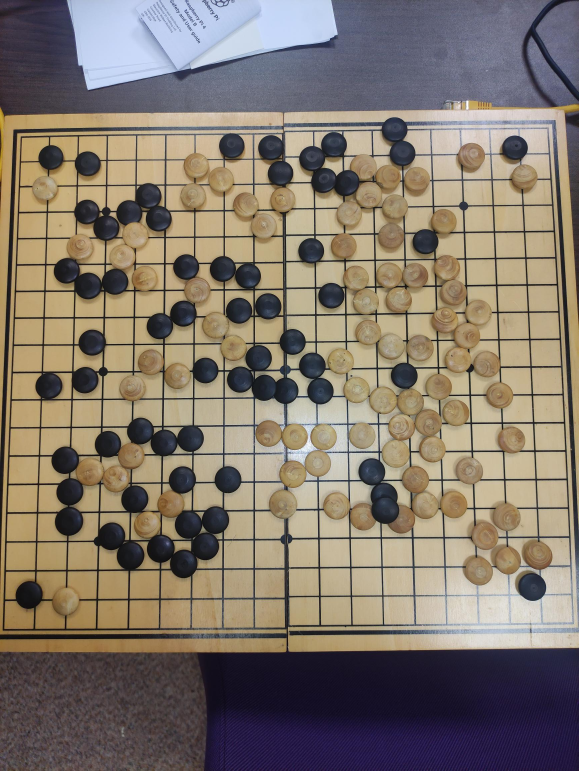
#> input picture reflet.jpg, 1736 x 2312 px (shown at 1/3 size)
$ python test_dect.py
#> lines starting #> are read from the running program, lines starting #| are printed output that depends on the picture; after the words box and inside, x2 and y2 are one past the last pixel; in counts of white or black regions, pixels touching at a corner belong together; long printed decimals are rounded
#fichier de test de la detection de cercle
import cv2
import numpy as np

def detect_circles(image_path):
#> called with image_path = 'reflet.jpg'
    img = cv2.imread(image_path)
#> img is the input picture: shape (2312, 1736, 3); mean B, G, R 108.3, 120.1, 130.8
    output = img.copy()
    gray = cv2.cvtColor(img, cv2.COLOR_BGR2GRAY)
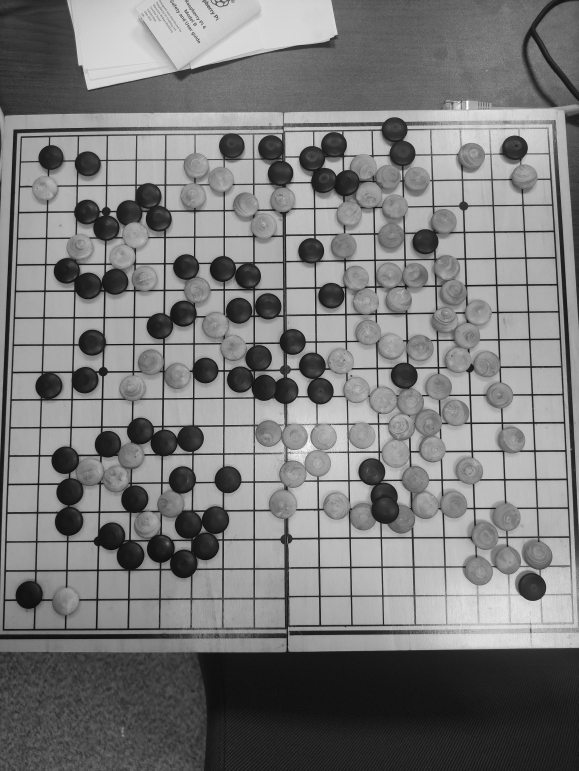
#> gray: shape (2312, 1736) (shown at 1/3 size); min 0, max 255, mean 122
    gray = cv2.medianBlur(gray, 5)
    _, binary = cv2.threshold(gray, 127, 255, cv2.THRESH_BINARY)
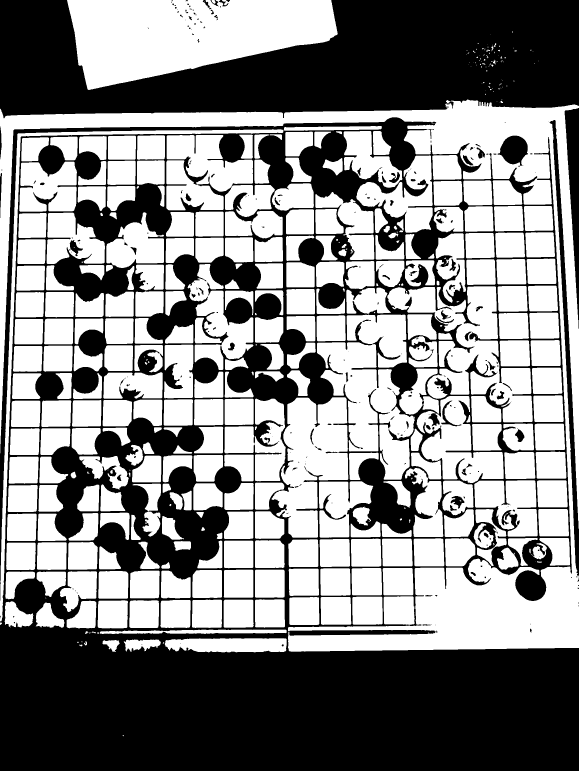
#> binary: shape (2312, 1736) (shown at 1/3 size); 54.2% white; 280 black regions (174 under 20 px), largest, box (x1, y1, x2, y2) and area: (0, 352, 1736, 2312) 1364067, (0, 0, 1736, 355) 424447, (1649, 360, 1736, 1729) 17259

    circles = cv2.HoughCircles(gray, cv2.HOUGH_GRADIENT, 1, 20, param1=50, param2=30, minRadius=30, maxRadius=60)
#> circles = 230 rows, first 8: [532.5, 1127.5, 39.4], [814.5, 2241.5, 58.3], [804.5, 918.5, 39.1], [739.5, 2235.5, 59.4], [746.5, 2209.5, 58.3], [766.5, 2251.5, 58.3], [790.5, 2221.5, 58.3], [770.5, 2222.5, 58.3]

    circle_count = 0
    circle_centers = []
    circle_colors = []

    if circles is not None:
        detected_circles = np.uint16(np.around(circles))
#> detected_circles = 230 rows, first 8: [532, 1128, 39], [814, 2242, 58], [804, 918, 39], [740, 2236, 59], [746, 2210, 58], [766, 2252, 58], [790, 2222, 58], [770, 2222, 58]

        for (x, y, r) in detected_circles[0, :]:
            r-=10
            roi = binary[y-r:y+r, x-r:x+r]
            mean_val = np.mean(roi)
            print (x,y,r,"roi :",mean_val)
            cv2.circle(output, (x, y), r, (0, 255, 0) if mean_val >= 30 else (255, 0, 0), 3)
            circle_centers.append((x, y, r))
            circle_colors.append("blanc" if mean_val >= 50 else "noir")
            circle_count += 1
            cv2.circle(output, (x, y), 3, (255, 0, 0), -1)
#> this loop made 230 passes
#> (x, y, r, mean_val) on passes 1 to 3: (532, 1128, 29, 165.8), (814, 2242, 48, 0), (804, 918, 29, 0.91)
#| 532 1128 29 roi : 165.780
#| 814 2242 48 roi : 0.0
#| 804 918 29 roi : 0.9096
#| 740 2236 49 roi : 0.0
#| 746 2210 48 roi : 0.0
#| 766 2252 48 roi : 0.0
#| 790 2222 48 roi : 0.0
#| 770 2222 48 roi : 0.0
#> (further printed lines are left out)
#> pass 1, in detect_circles, `roi = binary[y-r:y+r, x-r:x+r]`:
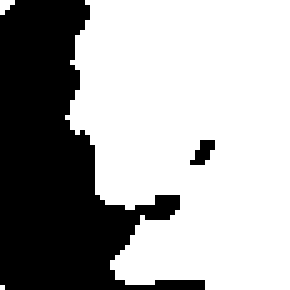
#> roi: shape (58, 58) (shown 5 times larger); 65% white; 2 black regions (1 under 20 px), largest, box (x1, y1, x2, y2) and area: (0, 0, 41, 58) 1162
#> after the loop:
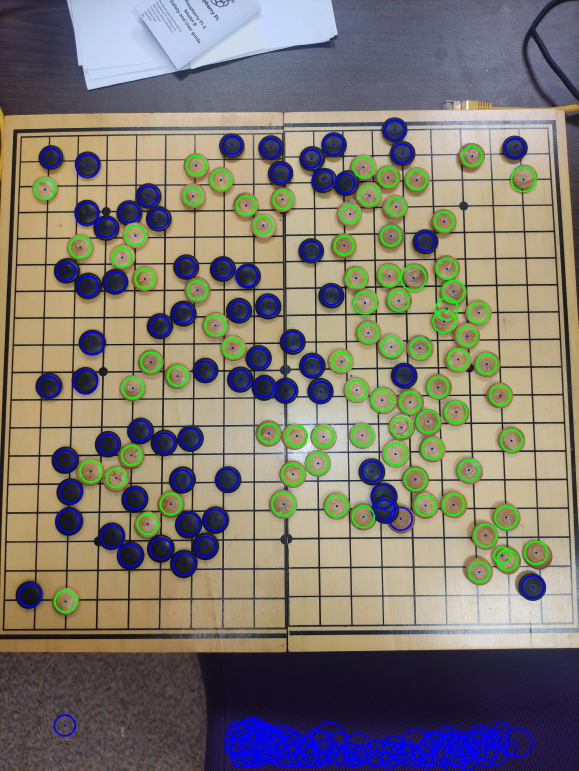
#> output: shape (2312, 1736, 3) (shown at 1/3 size); mean B, G, R 112.6, 121.2, 126.5
#> after the loop: roi: shape (42, 42); every value is 0
#> after the loop, circle_centers = 230 items, first 6: (532, 1128, 29), (814, 2242, 48), (804, 918, 29), (740, 2236, 49), (746, 2210, 48), (766, 2252, 48); circle_colors = 230 items, first 6: 'blanc', 'noir', 'noir', 'noir', 'noir', 'noir'; circle_count = 230

        print("Coordonnées des centres des cercles détectés:", circle_centers)
        print("Nombre total de cercles détectés:", circle_count)

        while True:
            circles_merged = False
            for i in range(len(circle_centers) - 1, 0, -1):
                for j in range(i - 1, -1, -1):
                    x1, y1, r1 = circle_centers[i]
                    x2, y2, r2 = circle_centers[j]
                    dist_centers = np.sqrt((np.int64(x1) - np.int64(x2))**2 + (np.int64(y1) - np.int64(y2))**2)
                    if dist_centers < 50:
                        print("distance entre les cercles : ", dist_centers, "cercles 1 :", circle_centers[i], "cercles 1 :", circle_centers[j])
                        print(f"Les centres des cercles {i+1} et {j+1} sont proches, fusion en cours...")
                        new_x = int((x1 + x2) / 2)
                        new_y = int((y1 + y2) / 2)
                        new_r = int((r1 + r2) / 2)
                        circle_centers.append((new_x, new_y, new_r))
                        roi = binary[new_y-new_r:new_y+new_r, new_x-new_r:new_x+new_r]
                        mean_val = np.mean(roi)
                        print(new_x,new_y,new_r,"roi :",mean_val)
                        circle_colors.append("blanc" if mean_val >= 50 else "noir")
                        print(f"Nouveau cercle à ({new_x}, {new_y}) avec un rayon de {new_r}")
                        del circle_centers[i]
                        del circle_centers[j]
                        del circle_colors[i]
                        del circle_colors[j]
                        circle_count -= 1
                        circles_merged = True
                        break
                if circles_merged:
                    break

            if not circles_merged:
                break
#> after the loop, circle_centers = 155 items, first 6: (532, 1128, 29), (804, 918, 29), (646, 976, 30), (324, 1332, 29), (570, 1314, 30), (850, 1512, 34); circle_colors = 155 items, first 6: 'blanc', 'noir', 'blanc', 'noir', 'noir', 'blanc'; circle_count = 155

        print("Nombre de cercles après fusion:", circle_count)
        merged = circle_centers.copy()
#> merged has the same summary as circle_centers
        merged_colors = circle_colors.copy()
#> merged_colors has the same summary as circle_colors
        print("nouveaux cercles", merged)

        # Affichage des cercles avec les couleurs appropriées
        merged_image = img.copy()
        output = cv2.resize(output, (800, 800))
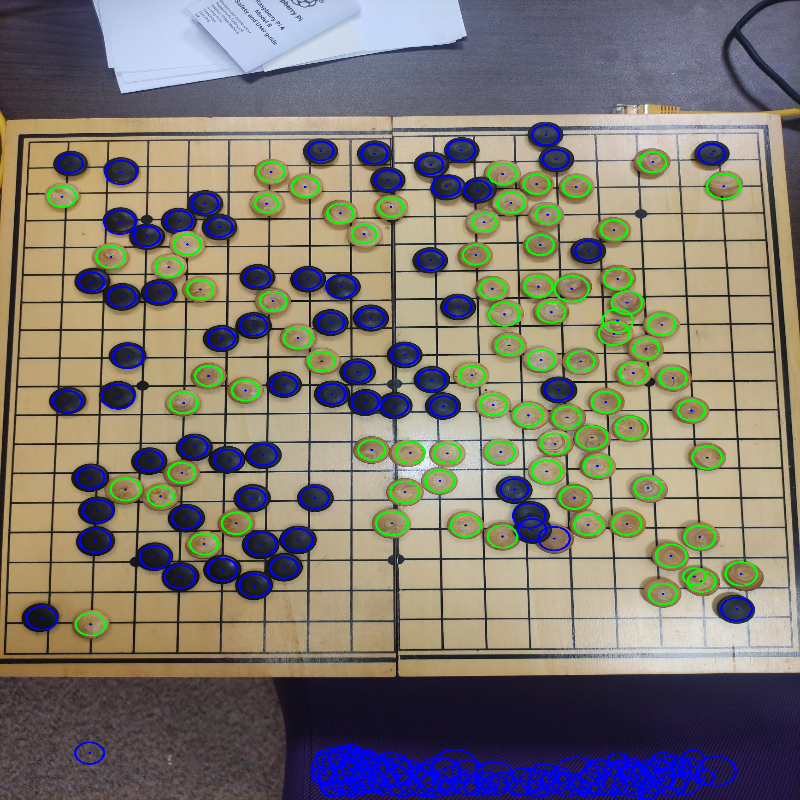
#> output: shape (800, 800, 3); mean B, G, R 112.5, 121.1, 126.4

        for (x, y, r), color in zip(merged, merged_colors):
            if color == "blanc":
                cv2.circle(merged_image, (x, y), r, (0, 255, 0), 3)  # vert pour les cercles blancs
            else:
                cv2.circle(merged_image, (x, y), r, (255, 0, 0), 3)  # bleu pour les cercles noirs

            cv2.circle(merged_image, (x, y), 3, (255, 255, 255), -1)
            cv2.putText(merged_image, f'({x}, {y})', (x, y), cv2.FONT_HERSHEY_SIMPLEX, 0.5, (255, 255, 255), 2, cv2.LINE_AA)
#> this loop made 155 passes
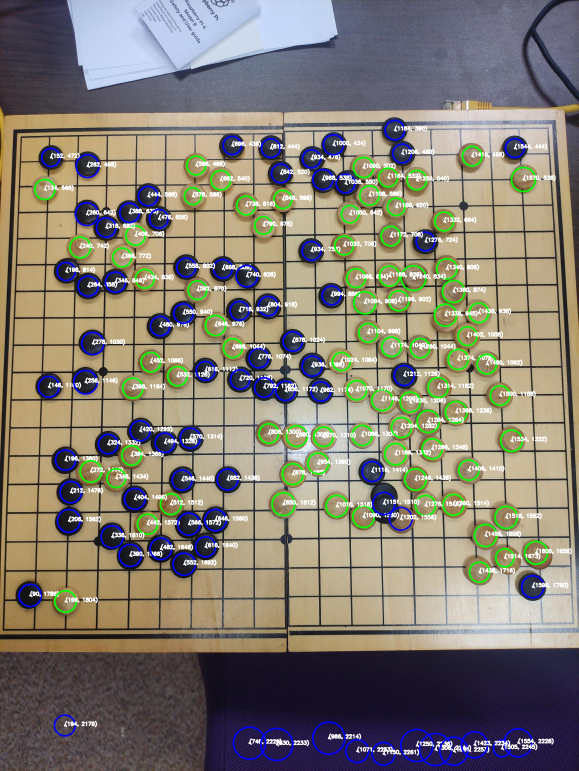
#> merged_image: shape (2312, 1736, 3) (shown at 1/3 size); mean B, G, R 115.2, 126, 131.5

        # Affichage de l'image fusionnée
        merged_image = cv2.resize(merged_image, (800, 800))
#> merged_image: shape (800, 800, 3)
        cv2.imshow('output_and_merged', np.hstack([output, merged_image]))
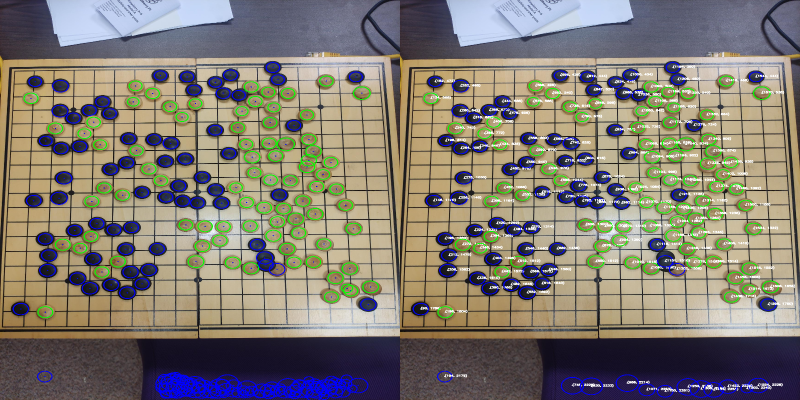
#> window 'output_and_merged': shape (800, 1600, 3) (shown at 1/2 size); mean B, G, R 113.8, 123.5, 128.9
        cv2.waitKey(0)
    print("Liste des couleurs des cercles fusionnés:", merged_colors)
    return output, circle_count, merged

img = "reflet.jpg"
detect_circles(img)

$ run again, with 3.jpg copied over reflet.jpg
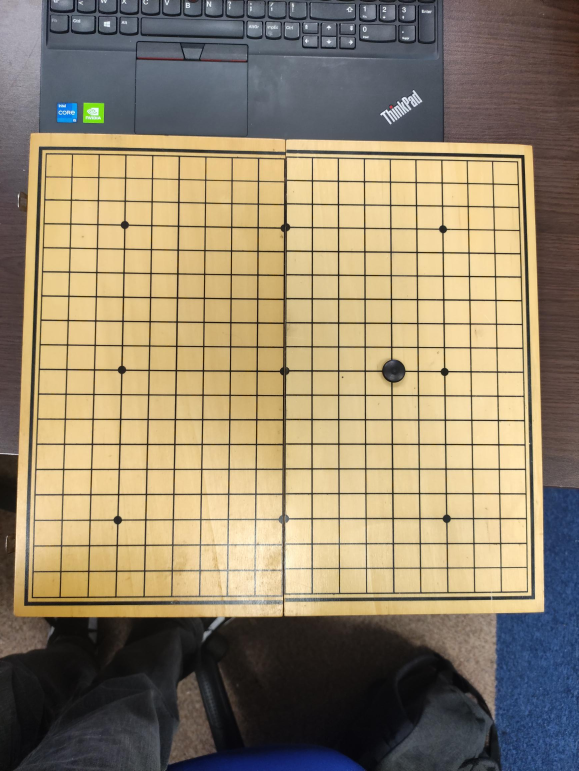
#> input picture 3.jpg, 1736 x 2312 px (shown at 1/3 size)
#> in detect_circles, img is the input picture: shape (2312, 1736, 3); mean B, G, R 108, 133.2, 147.2
#> in detect_circles, `_, binary = cv2.threshold(gray, 127, 255, cv2.THRESH_BINARY)`:
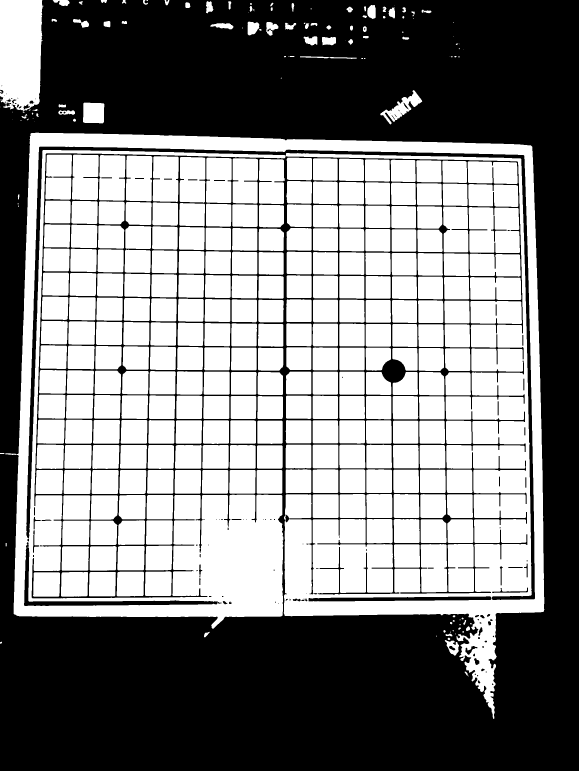
#> binary: shape (2312, 1736) (shown at 1/3 size); 51.2% white; 138 black regions (69 under 20 px), largest, box (x1, y1, x2, y2) and area: (0, 0, 1736, 2312) 1898081, (79, 440, 1605, 1800) 41405, (72, 1627, 660, 1818) 8880
#> circles = [[1181.5, 1113.5, 34.2], [1160.5, 363.5, 41.4]]
#> detected_circles = [[1182, 1114, 34], [1160, 364, 41]]
#> the loop in detect_circles, `for (x, y, r) in detected_circles[0, :]:` made 2 passes
#> (x, y, r, mean_val, circle_count) on passes 1 to 2: (1182, 1114, 24, 0, 1), (1160, 364, 31, 70.38, 2)
#> (printed output is left out)
#> after the loop in detect_circles, `for (x, y, r) in detected_circles[0, :]:`: circle_centers = [(1182, 1114, 24), (1160, 364, 31)]; circle_colors = ['noir', 'blanc']; circle_count = 2
#| Coordonnées des centres des cercles détectés: [(1182, 1114, 24), (1160, 364, 31)]
#| Nombre total de cercles détectés: 2
#| Nombre de cercles après fusion: 2
#> merged = [(1182, 1114, 24), (1160, 364, 31)]
#> merged_colors = ['noir', 'blanc']
#| nouveaux cercles [(1182, 1114, 24), (1160, 364, 31)]
#> the loop in detect_circles, `for (x, y, r), color in zip(merged, merged_colors):` made 2 passes
#> in detect_circles, `cv2.imshow('output_and_merged', np.hstack([output, merged_image]))`:
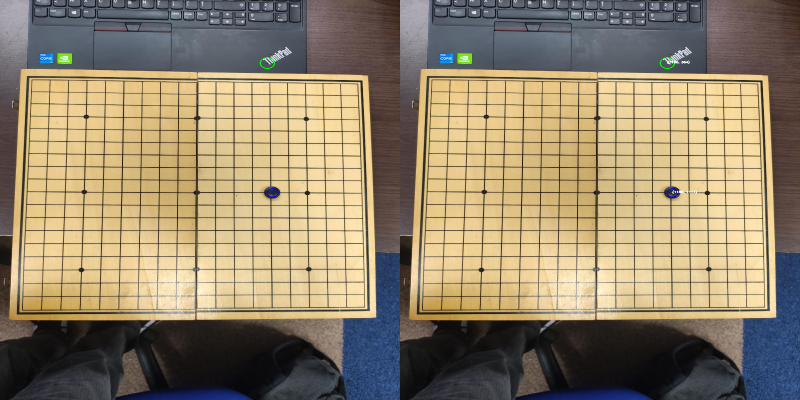
#> window 'output_and_merged': shape (800, 1600, 3) (shown at 1/2 size); mean B, G, R 108, 133.2, 147.1
#| Liste des couleurs des cercles fusionnés: ['noir', 'blanc']

$ run again, with 4.jpg copied over reflet.jpg
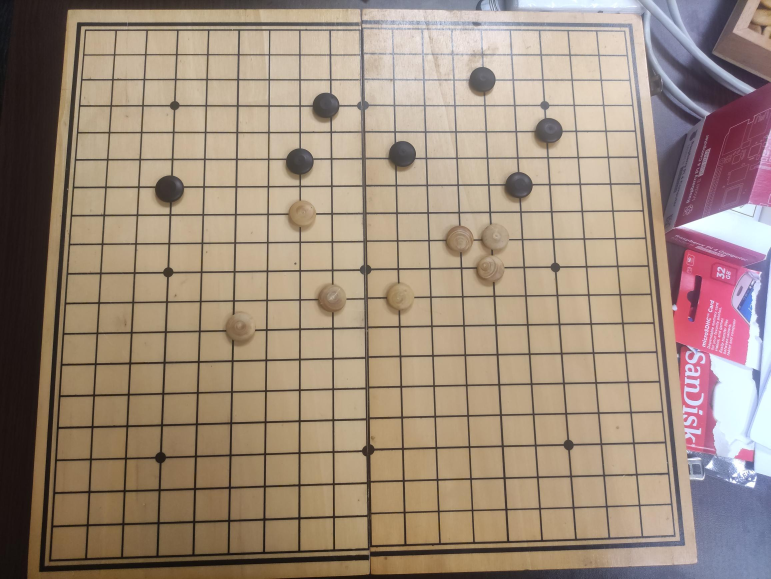
#> input picture 4.jpg, 2312 x 1736 px (shown at 1/3 size)
#> in detect_circles, img is the input picture: shape (1736, 2312, 3); mean B, G, R 122.8, 139.2, 158.1
#> in detect_circles, `_, binary = cv2.threshold(gray, 127, 255, cv2.THRESH_BINARY)`:
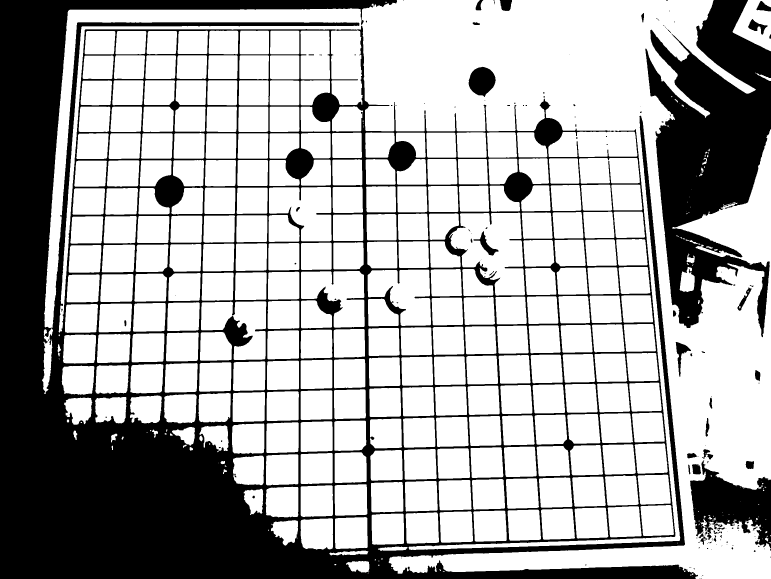
#> binary: shape (1736, 2312) (shown at 1/3 size); 68.4% white; 171 black regions (122 under 20 px), largest, box (x1, y1, x2, y2) and area: (0, 0, 2094, 1736) 1015184, (1936, 0, 2312, 1012) 202550, (2070, 1381, 2312, 1645) 33694
#> circles = 16 rows, first 8: [1446.5, 239.5, 39.1], [899.5, 484.5, 40.5], [1471.5, 806.5, 41.6], [906.5, 641.5, 41.4], [1206.5, 463.5, 40.5], [996.5, 892.5, 43.8], [1373.5, 722.5, 47.9], [1556.5, 556.5, 41.2]
#> detected_circles = 16 rows, first 8: [1446, 240, 39], [900, 484, 40], [1472, 806, 42], [906, 642, 41], [1206, 464, 40], [996, 892, 44], [1374, 722, 48], [1556, 556, 41]
#> the loop in detect_circles, `for (x, y, r) in detected_circles[0, :]:` made 16 passes
#> (x, y, r, mean_val) on passes 1 to 8: (1446, 240, 29, 1.21), (900, 484, 30, 0.992), (1472, 806, 32, 212.9), (906, 642, 31, 238.9), (1206, 464, 30, 0.779), (996, 892, 34, 139.6), (1374, 722, 38, 174.7), (1556, 556, 31, 2.39)
#> (printed output is left out)
#> after the loop in detect_circles, `for (x, y, r) in detected_circles[0, :]:`: circle_centers = [(1446, 240, 29), (900, 484, 30), (1472, 806, 32), (906, 642, 31), (1206, 464, 30), (996, 892, 34), (1374, 722, 38), (1556, 556, 31), (1646, 394, 30), (504, 568, 30), (976, 316, 28), (1198, 886, 32), (1446, 788, 37), (1490, 714, 36), (1194, 908, 27), (712, 990, 34)]; circle_colors = ['noir', 'noir', 'blanc', 'blanc', 'noir', 'blanc', 'blanc', 'noir', 'noir', 'noir', 'noir', 'blanc', 'blanc', 'blanc', 'blanc', 'blanc']; circle_count = 16
#> (printed output is left out)
#| Nombre total de cercles détectés: 16
#> the loop in detect_circles, `while True:` made 3 passes
#| distance entre les cercles :  22.361 cercles 1 : (1194, 908, 27) cercles 1 : (1198, 886, 32)
#| 1196 897 29 roi : 215.886
#| distance entre les cercles :  31.623 cercles 1 : (1446, 788, 37) cercles 1 : (1472, 806, 32)
#| 1459 797 34 roi : 197.096
#> after the loop in detect_circles, `while True:`: circle_centers = [(1446, 240, 29), (900, 484, 30), (906, 642, 31), (1206, 464, 30), (996, 892, 34), (1374, 722, 38), (1556, 556, 31), (1646, 394, 30), (504, 568, 30), (976, 316, 28), (1490, 714, 36), (712, 990, 34), (1196, 897, 29), (1459, 797, 34)]; circle_colors = ['noir', 'noir', 'blanc', 'noir', 'blanc', 'blanc', 'noir', 'noir', 'noir', 'noir', 'blanc', 'blanc', 'blanc', 'blanc']; circle_count = 14
#| Nombre de cercles après fusion: 14
#> merged has the same summary as circle_centers
#> merged_colors has the same summary as circle_colors
#> (printed output is left out)
#> the loop in detect_circles, `for (x, y, r), color in zip(merged, merged_colors):` made 14 passes
#> in detect_circles, `cv2.imshow('output_and_merged', np.hstack([output, merged_image]))`:
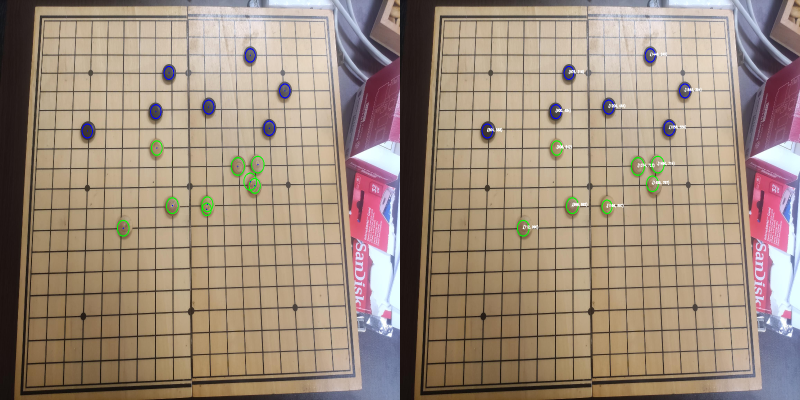
#> window 'output_and_merged': shape (800, 1600, 3) (shown at 1/2 size); mean B, G, R 123, 139.4, 157.7
#| Liste des couleurs des cercles fusionnés: ['noir', 'noir', 'blanc', 'noir', 'blanc', 'blanc', 'noir', 'noir', 'noir', 'noir', 'blanc', 'blanc', 'blanc', 'blanc']
